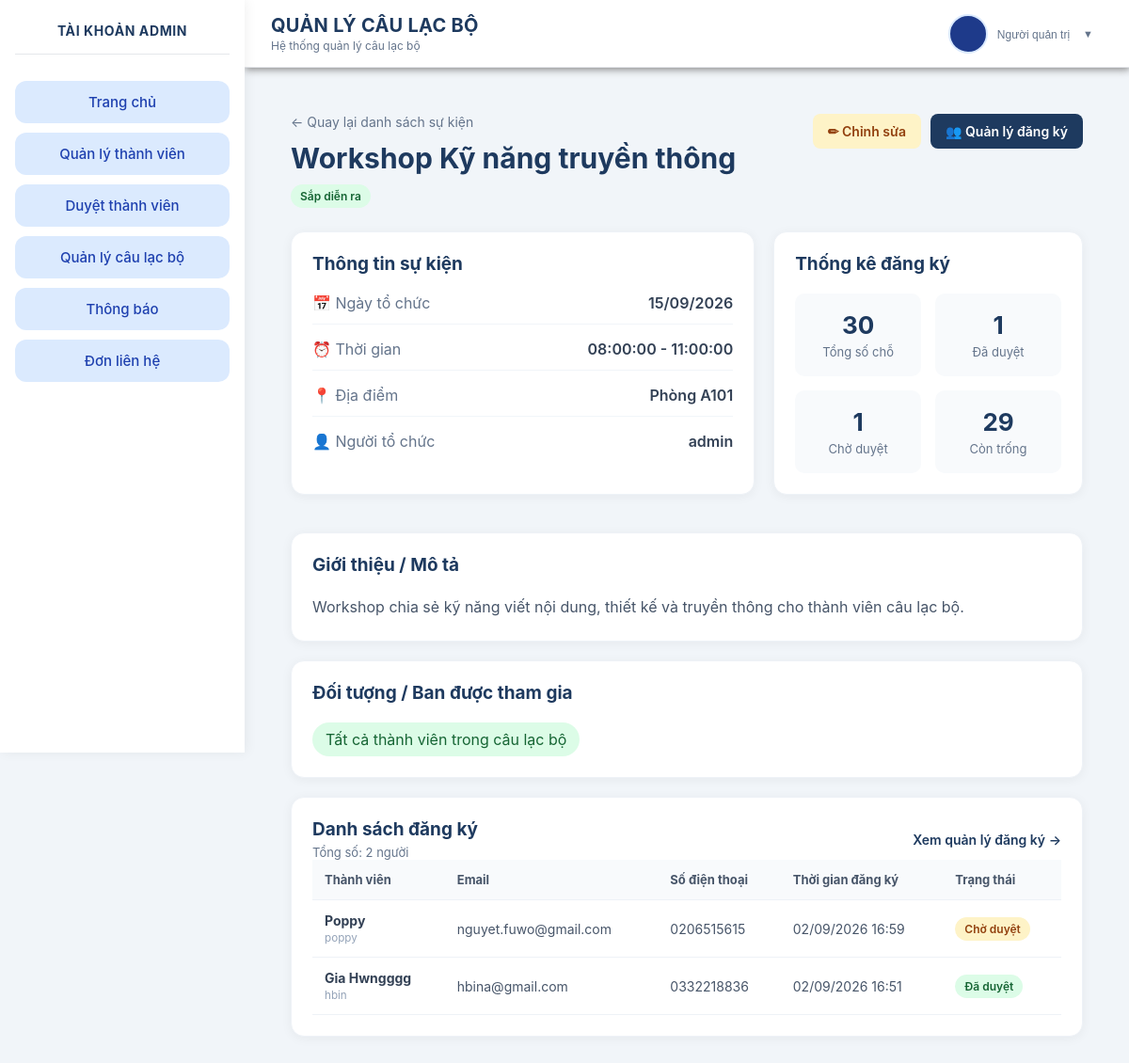
The page /admin/event_detail.php?id=1 (signed in) on the database its author committed.
### tables this page shows
CREATE TABLE `event` (
  `event_id` int(11) NOT NULL AUTO_INCREMENT,
  `club_id` varchar(255) NOT NULL,
  `event_name` varchar(255) NOT NULL,
  `event_date` date NOT NULL,
  `start_time` time NOT NULL,
  `end_time` time NOT NULL,
  `slots` int(11) NOT NULL,
  `location` varchar(255) DEFAULT NULL,
  `description` text DEFAULT NULL,
  `organizer_id` varchar(255) NOT NULL,
  `status` varchar(30) DEFAULT 'upcoming',
  `created_at` timestamp NOT NULL DEFAULT current_timestamp(),
  PRIMARY KEY (`event_id`)
);

CREATE TABLE `userinfo` (
  `username` varchar(100) NOT NULL,
  `fullname` varchar(100) DEFAULT NULL,
  `gender` varchar(100) DEFAULT NULL,
  `dob` date DEFAULT NULL,
  `email` varchar(100) DEFAULT NULL,
  `phone` varchar(100) DEFAULT NULL,
  `id_number` varchar(100) DEFAULT NULL,
  `avt_links` varchar(250) DEFAULT NULL,
  PRIMARY KEY (`username`)
);

CREATE TABLE `register_event` (
  `username` varchar(255) NOT NULL,
  `event_id` int(11) NOT NULL,
  `register_time` timestamp NOT NULL DEFAULT current_timestamp(),
  `register_status` varchar(30) DEFAULT 'pending',
  `approved_by` varchar(255) DEFAULT NULL,
  `approved_time` timestamp NULL DEFAULT NULL,
  `reject_reason` varchar(500) DEFAULT NULL
);

### admin/event_detail.php (the view, shortened to what this page needs)
<?php
$eventId = (int)($_GET['id'] ?? 0);
$clubId = "CLB001";
$database = new Database();
$db = $database->getConnection();
$sql = "
    SELECT
        e.event_id,
        e.club_id,
        e.event_name,
        e.event_date,
        e.start_time,
        e.end_time,
        e.slots,
        e.location,
        e.description,
        e.organizer_id,
        e.status,
        ui.fullname AS organizer_name
    FROM Event AS e
    LEFT JOIN UserInfo AS ui
        ON ui.username = e.organizer_id
    WHERE e.event_id = :event_id
      AND e.club_id = :club_id
    LIMIT 1
";
$stmt = $db->prepare($sql);
$stmt->execute([
    ':event_id' => $eventId,
    ':club_id' => $clubId
]);
$event = $stmt->fetch(PDO::FETCH_ASSOC);
$sql = "
    SELECT COUNT(*)
    FROM Register_event
    WHERE event_id = :event_id
      AND register_status = 'approved'
";
$stmt = $db->prepare($sql);
$stmt->execute([
    ':event_id' => $eventId
]);
$approvedCount = (int)$stmt->fetchColumn();
$slots = (int)$event['slots'];
$remainingSlots = max(
    0,
    $slots - $approvedCount
);
$sql = "
    SELECT COUNT(*)
    FROM Register_event
    WHERE event_id = :event_id
      AND register_status = 'pending'
";
$stmt = $db->prepare($sql);
$stmt->execute([
    ':event_id' => $eventId
]);
$pendingCount = (int)$stmt->fetchColumn();
$sql = "
    SELECT
        cb.band_id,
        cb.band_name
    FROM EventBand AS eb
    INNER JOIN ClubBand AS cb
        ON cb.band_id = eb.band_id
    WHERE eb.event_id = :event_id
    ORDER BY cb.band_name
";
$stmt = $db->prepare($sql);
$stmt->execute([
    ':event_id' => $eventId
]);
$eventBands = $stmt->fetchAll(PDO::FETCH_ASSOC);
$sql = "
    SELECT
        r.username,
        r.register_time,
        r.register_status,
        r.approved_time,
        ui.fullname,
        ui.email,
        ui.phone
    FROM Register_event AS r
    LEFT JOIN UserInfo AS ui
        ON ui.username = r.username
    WHERE r.event_id = :event_id
    ORDER BY
        CASE
            WHEN r.register_status = 'pending' THEN 1
            WHEN r.register_status = 'approved' THEN 2
            ELSE 3
        END,
        r.register_time DESC
";
$stmt = $db->prepare($sql);
$stmt->execute([
    ':event_id' => $eventId
]);
$registrations = $stmt->fetchAll(PDO::FETCH_ASSOC);
$statusText = match ($event['status']) {
    'upcoming' => 'Sắp diễn ra',
    'ongoing' => 'Đang diễn ra',
    'completed' => 'Đã kết thúc',
    'cancelled' => 'Đã hủy',
    default => $event['status']
};
require_once "../includes/headers.php";
?>
<link rel="stylesheet" href="css/event_detail.css">
<div class="event-detail-page">
    <div class="event-detail-header">
        <div>
            <a href="events.php" class="back-link">
                ← Quay lại danh sách sự kiện
            </a>
            <h1>
                <?= htmlspecialchars($event['event_name']) ?>
            </h1>
            <span class="event-status status-<?= htmlspecialchars($event['status']) ?>">
                <?= htmlspecialchars($statusText) ?>
            </span>
        </div>
        <div class="header-actions">
            <?php if ($event['status'] !== 'completed'): ?>
                <a
                    href="edit_event.php?id=<?= $eventId ?>"
                    class="btn btn-edit"
                >
                    ✏ Chỉnh sửa
                </a>
            <?php endif; ?>
            <a
                href="event_registrations.php?event_id=<?= $eventId ?>"
                class="btn btn-primary"
            >
                👥 Quản lý đăng ký
            </a>
        </div>
    </div>
    <div class="event-detail-grid">
        <div class="detail-card">
            <h2>Thông tin sự kiện</h2>
            <div class="detail-list">
                <div class="detail-item">
                    <span class="detail-label">
                        📅 Ngày tổ chức
                    </span>
                    <span class="detail-value">
                        <?= date(
                            'd/m/Y',
                            strtotime($event['event_date'])
                        ) ?>
                    </span>
                </div>
                <div class="detail-item">
                    <span class="detail-label">
                        ⏰ Thời gian
                    </span>
                    <span class="detail-value">
                        <?= htmlspecialchars($event['start_time']) ?>
                        -
                        <?= htmlspecialchars($event['end_time']) ?>
                    </span>
                </div>
                <div class="detail-item">
                    <span class="detail-label">
                        📍 Địa điểm
                    </span>
                    <span class="detail-value">
                        <?= htmlspecialchars($event['location']) ?>
                    </span>
                </div>
                <div class="detail-item">
                    <span class="detail-label">
                        👤 Người tổ chức
                    </span>
                    <span class="detail-value">
                        <?= htmlspecialchars(
                            $event['organizer_name']
                            ?? $event['organizer_id']
                        ) ?>
                    </span>
                </div>
            </div>
        </div>
        <div class="detail-card">
            <h2>Thống kê đăng ký</h2>
            <div class="statistics">
                <div class="stat-item">
                    <span class="stat-number">
                        <?= $slots ?>
                    </span>
                    <span class="stat-label">
                        Tổng số chỗ
                    </span>
                </div>
                <div class="stat-item">
                    <span class="stat-number">
                        <?= $approvedCount ?>
                    </span>
                    <span class="stat-label">
                        Đã duyệt
                    </span>
                </div>
                <div class="stat-item">
                    <span class="stat-number">
                        <?= $pendingCount ?>
                    </span>
                    <span class="stat-label">
                        Chờ duyệt
                    </span>
                </div>
                <div class="stat-item">
                    <span class="stat-number">
                        <?= $remainingSlots ?>
                    </span>
                    <span class="stat-label">
                        Còn trống
                    </span>
                </div>
            </div>
        </div>
    </div>
    <div class="detail-card">
        <h2>Giới thiệu / Mô tả</h2>
        <?php if (!empty($event['description'])): ?>
            <div class="description">
                <?= nl2br(
                    htmlspecialchars($event['description'])
                ) ?>
            </div>
        <?php else: ?>
            <p class="empty-text">
                Sự kiện chưa có mô tả.
            </p>
        <?php endif; ?>
    </div>
    <div class="detail-card">
        <h2>Đối tượng / Ban được tham gia</h2>
        <?php if (empty($eventBands)): ?>
            <p class="all-members">
                Tất cả thành viên trong câu lạc bộ
            </p>
        <?php endif; ?>
    </div>
    <div class="detail-card">
        <div class="card-header">
            <div>
                <h2>Danh sách đăng ký</h2>
                <p>
                    Tổng số:
                    <?= count($registrations) ?>
                    người
                </p>
            </div>
            <a
                href="event_registrations.php?event_id=<?= $eventId ?>"
                class="view-all"
            >
                Xem quản lý đăng ký →
            </a>
        </div>
        <?php if (empty($registrations)): ?>
            <p class="empty-text">
                Chưa có thành viên đăng ký sự kiện này.
            </p>
        <?php else: ?>
            <div class="table-wrapper">
                <table>
                    <thead>
                        <tr>
                            <th>Thành viên</th>
                            <th>Email</th>
                            <th>Số điện thoại</th>
                            <th>Thời gian đăng ký</th>
                            <th>Trạng thái</th>
                        </tr>
                    </thead>
                    <tbody>
                        <?php foreach ($registrations as $registration): ?>
                            <?php
                            $registrationStatus = match (
                                $registration['register_status']
                            ) {
                                'pending' => 'Chờ duyệt',
                                'approved' => 'Đã duyệt',
                                'rejected' => 'Từ chối',
                                default =>
                                    $registration['register_status']
                            };
                            ?>
                            <tr>
                                <td>
                                    <strong>
                                        <?= htmlspecialchars(
                                            $registration['fullname']
                                            ?? $registration['username']
                                        ) ?>
                                    </strong>
                                    <small>
                                        <?= htmlspecialchars(
                                            $registration['username']
                                        ) ?>
                                    </small>
                                </td>
                                <td>
                                    <?= htmlspecialchars(
                                        $registration['email']
                                        ?? ''
                                    ) ?>
                                </td>
                                <td>
                                    <?= htmlspecialchars(
                                        $registration['phone']
                                        ?? ''
                                    ) ?>
                                </td>
                                <td>
                                    <?= date(
                                        'd/m/Y H:i',
                                        strtotime(
                                            $registration['register_time']
                                        )
                                    ) ?>
                                </td>
                                <td>
                                    <span
                                        class="registration-status status-<?= htmlspecialchars(
                                            $registration['register_status']
                                        ) ?>"
                                    >
                                        <?= htmlspecialchars(
                                            $registrationStatus
                                        ) ?>
                                    </span>
                                </td>
                            </tr>
                        <?php endforeach; ?>
                    </tbody>
                </table>
            </div>
        <?php endif; ?>
    </div>
</div>
<?php require_once '../includes/footer.php' ?>
</body>

### admin/css/event_detail.css (style rules this page uses)
.event-detail-page { padding: 25px; }
.event-detail-header { display: flex; justify-content: space-between; align-items: flex-start; gap: 20px; margin-bottom: 25px; }
.back-link { display: inline-block; margin-bottom: 12px; color: #64748b; text-decoration: none; font-size: 14px; }
.event-detail-header h1 { margin: 0 0 10px; color: #1e3a5f; font-size: 30px; }
.header-actions { display: flex; gap: 10px; flex-wrap: wrap; }
.btn { display: inline-flex; align-items: center; justify-content: center; padding: 10px 16px; border-radius: 8px; text-decoration: none; font-size: 14px; font-weight: 600; }
.btn-primary { background: #1e3a5f; color: white; }
.btn-edit { background: #fef3c7; color: #92400e; }
.event-status, .registration-status { display: inline-block; padding: 5px 10px; border-radius: 20px; font-size: 12px; font-weight: 600; }
.status-upcoming { background: #dcfce7; color: #166534; }
.event-detail-grid { display: grid; grid-template-columns: 1.5fr 1fr; gap: 20px; margin-bottom: 20px; }
.detail-card { background: white; border-radius: 14px; padding: 22px; margin-bottom: 20px; border: 1px solid #eef2f7; box-shadow: 0 2px 12px rgba(0, 0, 0, 0.05); }
.detail-card h2 { margin: 0 0 20px; color: #1e3a5f; font-size: 19px; }
.detail-list { display: flex; flex-direction: column; gap: 16px; }
.detail-item { display: flex; justify-content: space-between; gap: 20px; padding-bottom: 12px; border-bottom: 1px solid #f1f5f9; }
.detail-item:last-child { border-bottom: none; }
.detail-label { color: #64748b; }
.detail-value { color: #334155; font-weight: 600; text-align: right; }
.statistics { display: grid; grid-template-columns: repeat(2, 1fr); gap: 15px; }
.stat-item { background: #f8fafc; border-radius: 10px; padding: 18px; text-align: center; }
.stat-number { display: block; color: #1e3a5f; font-size: 26px; font-weight: 700; }
.stat-label { display: block; margin-top: 5px; color: #64748b; font-size: 13px; }
.description { color: #475569; line-height: 1.7; white-space: normal; }
.all-members { color: #166534; background: #dcfce7; display: inline-block; padding: 8px 14px; border-radius: 20px; margin: 0; }
.card-header { display: flex; justify-content: space-between; align-items: center; gap: 20px; }
.card-header h2 { margin-bottom: 5px; }
.card-header p { margin: 0; color: #64748b; font-size: 13px; }
.view-all { color: #1e3a5f; text-decoration: none; font-weight: 600; font-size: 14px; }
.table-wrapper { overflow-x: auto; }
table { width: 100%; border-collapse: collapse; }
th, td { padding: 13px; text-align: left; border-bottom: 1px solid #eef2f7; }
th { background: #f8fafc; color: #475569; font-size: 13px; }
td { color: #475569; font-size: 14px; }
td strong { display: block; color: #334155; }
td small { display: block; margin-top: 3px; color: #94a3b8; }
.status-pending { background: #fef3c7; color: #92400e; }
.status-approved { background: #dcfce7; color: #166534; }

### includes/headers.php (style rules this page uses)
* { margin: 0; padding: 0; box-sizing: border-box; }
html, body { height: 100%; font-family: -apple-system, BlinkMacSystemFont, "Segoe UI", Roboto, "Helvetica Neue", Arial, sans-serif; background: #f1f5f9; }

### rows shown on the page
event: event_name "Workshop Kỹ năng truyền thông", status "Sắp diễn ra", event_date "15/09/2026", start_time "08:00:00", end_time "11:00:00", location "Phòng A101", userinfo.fullname "admin", slots "30", description "Workshop chia sẻ kỹ năng viết nội dung, thiết kế và truyền thông cho thành viên câu lạc bộ."
register_event: userinfo.fullname "Poppy", username "poppy", userinfo.email "nguyet.fuwo@gmail.com", userinfo.phone "0206515615", register_time "02/09/2026 16:59", register_status "Chờ duyệt"
register_event: userinfo.fullname "Gia Hwngggg", username "hbin", userinfo.email "hbina@gmail.com", userinfo.phone "0332218836", register_time "02/09/2026 16:51", register_status "Đã duyệt"

### other values the page prints
$sidebarTitle "TÀI KHOẢN ADMIN"
$approvedCount "1"
$pendingCount "1"
$remainingSlots "29"
count($registrations) "2"
